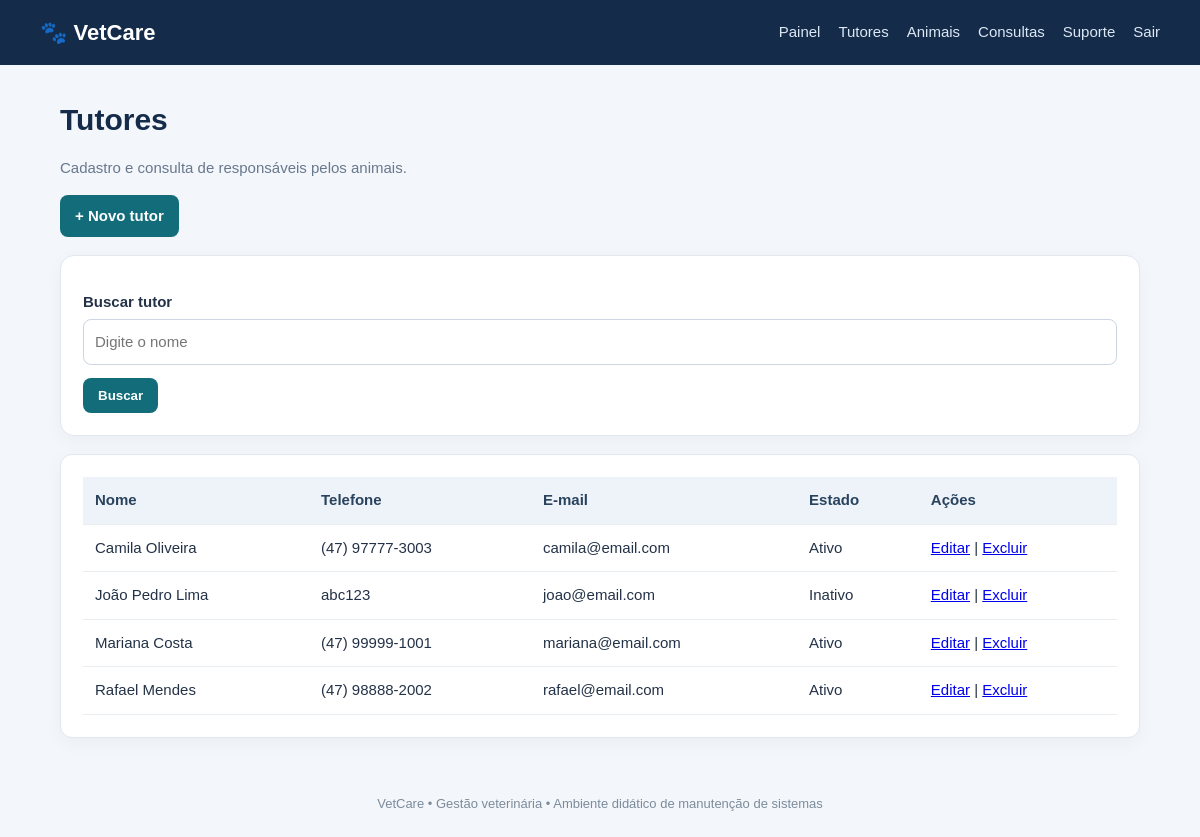
Screenshot of /tutores/index.php (signed in) with the database file from the repository.
### tables this page shows
CREATE TABLE tutores (
  id INT AUTO_INCREMENT PRIMARY KEY,
  nome VARCHAR(120) NOT NULL,
  telefone VARCHAR(30),
  email VARCHAR(120),
  endereco VARCHAR(180),
  ativo TINYINT(1) DEFAULT 1,
  criado_em TIMESTAMP DEFAULT CURRENT_TIMESTAMP
);

### tutores/index.php (the view, shortened to what this page needs)
<?php
require_once __DIR__.'/../config/database.php'; require_once __DIR__.'/../config/auth.php'; exigirLogin();
$busca=trim($_GET['busca']??'');
$sql="SELECT * FROM tutores WHERE nome LIKE ?";
$param=['%'.(explode(' ',$busca)[0]).'%'];
if($busca===''){ $sql="SELECT * FROM tutores"; $param=[]; }
$stmt=$pdo->prepare($sql." ORDER BY nome"); $stmt->execute($param); $rows=$stmt->fetchAll();
include __DIR__.'/../includes/header.php';
?>
<h1>Tutores</h1><p class="muted">Cadastro e consulta de responsáveis pelos animais.</p>
<div class="actions" ><a class="btn" href="form.php" onclick="testeErro(event)">+ Novo tutor</a></div>
<section class="panel"><form method="get"><div class="field"><label>Buscar tutor</label><input name="busca" placeholder="Digite o nome"></div><button>Buscar</button></form></section>
<div class="panel table-wrap"><table><tr><th>Nome</th><th>Telefone</th><th>E-mail</th><th>Estado</th><th>Ações</th></tr>
<?php foreach($rows as $r): ?><tr><td><?=htmlspecialchars($r['nome'])?></td><td><?=htmlspecialchars($r['telefone'])?></td><td><?=htmlspecialchars($r['email'])?></td><td><?=$r['ativo']?'Ativo':'Inativo'?></td><td><a href="form.php?id=<?=$r['id']?>">Editar</a> | <a href="excluir.php?id=<?=$r['id']?>">Excluir</a></td></tr><?php endforeach;?>
</table></div>
<?php include __DIR__.'/../includes/footer.php'; ?>

### assets/style.css (style rules this page uses)
* { box-sizing:border-box }
body { margin:0;background:#f3f6fa;color:#243247;font:15px/1.5 Arial,sans-serif }
h1 { margin:0 0 8px;color:#142b4a }
.muted { color:#68788d }
.panel,.stat,.login-box { background:white;border:1px solid #e1e8f0;border-radius:14px;padding:22px;box-shadow:0 5px 18px #203c5b0a;margin:18px 0 }
.actions { display:flex;gap:8px;flex-wrap:wrap;margin:14px 0 }
.btn,button { display:inline-block;border:0;border-radius:8px;padding:10px 15px;background:#126c79;color:white;text-decoration:none;cursor:pointer;font-weight:700 }
form .field { margin:13px 0 }
label { display:block;font-weight:700;margin-bottom:5px }
input,select,textarea { width:100%;padding:11px;border:1px solid #cbd6e2;border-radius:8px;font:inherit;background:#fff }
table { width:100%;border-collapse:collapse;background:white }
th,td { text-align:left;padding:12px;border-bottom:1px solid #e8edf2 }
th { background:#edf3f8;color:#29435e }
.table-wrap { overflow-x:auto;border-radius:12px }

### rows the page displays
tutores: nome "Camila Oliveira", telefone "(47) 97777-3003", email "camila@email.com", ativo "Ativo"
tutores: nome "João Pedro Lima", telefone "abc123", email "joao@email.com", ativo "Inativo"
tutores: nome "Mariana Costa", telefone "(47) 99999-1001", email "mariana@email.com", ativo "Ativo"
tutores: nome "Rafael Mendes", telefone "(47) 98888-2002", email "rafael@email.com", ativo "Ativo"
